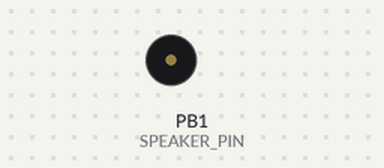
Bench run of a sketch on a simulated ATtiny85, built with avr-gcc and run on an emulated ATtiny85. Shown: buzzer (waves = sounding).

Above: at 1.4 s.
At 14.0 s:
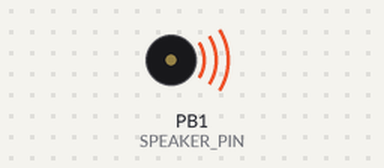
Timing chart, 0 to 21.0 s (numbered marks = the images above):
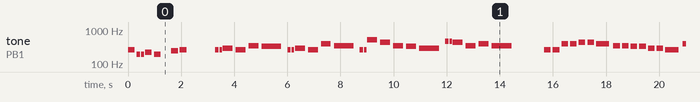

The sketch:

Snapduino_Tone.ino
```cpp
/*
  Snapduino Motion
  This experiment will demonstrate the how to detect motion
  using the Snapduino.

  Daniel Porrey
  https://www.hackster.io/snapcircuits

*/
#include "TinyTone.h"

// ***
// *** Incude the songs to play. Caution, adding too many may
// *** cause the ATtiny85 to run out of memory. Watch when it
// *** compiles - it has 500 bytes of program memory.
// ***
#include "Happy.h"      // HappyBirthday
#include "Shave.h"      // ShaveAndAHaircut
#include "Twinkle.h"    // TwinkleLittleStar
//#include "KnowIt.h"   // HappyAndYouKnowIt

#define SPEAKER_PIN 1

// ***
// *** Select the songs to play by adding them to this list.
// ***
SONG _songs[] = { ShaveAndAHaircut, HappyBirthday, TwinkleLittleStar };

void setup()
{
  // ***
  // ***
  // ***
  pinMode(SPEAKER_PIN, OUTPUT);
}

void loop()
{
  // ***
  // *** Play each of the selected songs one at a time.
  // ***
  for (int i = 0; i < sizeof(_songs) / sizeof(SONG); i++)
  {
    playMelody(_songs[i].notes, _songs[i].noteCount, _songs[i].tempo);
    delay(1000);
  }
}
```

Happy.h
```cpp
#ifndef HAPPY_H
#define HAPPY_H

#include "TinyTone.h"

// ***
// *** Happy Birthday
// ***
const NOTE _notes2[] =  { {C, 4, DOTEIGHTH}, {C, 4, SIXTEENTH}, {D, 4, QUARTER}, {C, 4, QUARTER}, {F, 4, QUARTER}, {E, 4, HALF},
                          {C, 4, DOTEIGHTH}, {C, 4, SIXTEENTH}, {D, 4, QUARTER}, {C, 4, QUARTER}, {G, 4, QUARTER}, {F, 4, HALF},
                          {C, 4, DOTEIGHTH}, {C, 4, SIXTEENTH}, {C, 5, QUARTER}, {A, 4, QUARTER}, {F, 4, QUARTER}, {E, 4, QUARTER}, {D, 4, DOTHALF},
                          {BF, 4, DOTEIGHTH}, {BF, 4, SIXTEENTH}, {A, 4, QUARTER}, {F, 4, QUARTER}, {G, 4, QUARTER}, {F, 4, DOTHALF} };

const SONG HappyBirthday = { _notes2, 25, 1500 };
#endif
```

Shave.h
```cpp
#ifndef SHAVE_H
#define SHAVE_H

#include "TinyTone.h"

// ***
// *** Shave and a Haircut
// ***
const NOTE _notes1[] =  { {C, 4, QUARTER}, {G, 3, EIGHTH}, {G, 3, EIGHTH}, {A, 3, QUARTER}, {G, 3, QUARTER}, {REST, 0, QUARTER}, {B, 3, QUARTER}, {C, 4, QUARTER} };

const SONG ShaveAndAHaircut = { _notes1, 8, 1000 };
#endif
```

TinyTone.h
```cpp
#ifndef TINY_TONE_H
#define TINY_TONE_H

const double TwelfthRootOfTwo = 1.0594630943592952645;
const double BaseFrequency = 16.35;

// *************************************************
// *** Public Constants
// *************************************************
#define WHOLE      1
#define HALF       2
#define DOTHALF    2
#define QUARTER    4
#define DOTQUARTER 6
#define EIGHTH     8
#define DOTEIGHTH 12
#define SIXTEENTH 16

#define REST 0
#define C    1
#define CS   2
#define D    3
#define DS   4
#define E    5
#define F    6
#define FS   7
#define G    8
#define GS   9
#define A   10
#define AS  11
#define BF  11
#define B   12

const char _names[] = { 'R', 'C', 'C', 'D', 'D', 'E', 'F', 'F', 'G', 'G', 'A', 'A', 'B' };

struct NOTE
{
  uint8_t scale;
  uint8_t octave;
  uint16_t duration;
};

struct SONG
{
  NOTE* notes;
  uint16_t noteCount;
  uint16_t tempo;
};

// ***
// *** Takes a note on the scale from 1 to 12 and the
// *** desired octave and calcuates the frequeny.
// ***
double noteFrequency(NOTE note)
{
  double returnValue = 0.0;

  // ***
  // *** Make sure the octave is 0 to 8 and scale is 1 to 12.
  // ***
  if ((note.octave >= 0 && note.octave < 9) && (note.scale > 0 && note.scale < 13))
  {
    returnValue = BaseFrequency;

    uint8_t multiplier = (12 * note.octave - 1) + note.scale;

    for (int i = 0; i < multiplier; i++)
    {
      returnValue *= TwelfthRootOfTwo;
    }
  }

  return returnValue;
}

String noteName(NOTE note)
{
  char buffer[5];

  if (note.scale == 0)
  {
    sprintf(buffer, "Rest", _names[note.scale], note.octave);
  }
  else if (note.scale == 2 || note.scale == 4 || note.scale == 7 || note.scale == 9 || note.scale == 11 )
  {
    sprintf(buffer, "%c#-%d", _names[note.scale], note.octave);
  }
  else
  {
    sprintf(buffer, "%c -%d", _names[note.scale], note.octave);
  }

  return String(buffer);
}

volatile uint32_t toggle_count;

void TinyTone(uint16_t frequency, uint32_t duration)
{
  // ***
  // *** Scan through prescalars to find the best fit.
  // ***
  uint32_t ocr = F_CPU / frequency / 2;
  uint8_t prescalarBits = 1;

  while (ocr > 255)
  {
    prescalarBits++;
    ocr /= 2;
  }

  // ***
  // *** CTC mode; toggle OC1A pin; set prescalar.
  // ***
  TCCR1 = 0x90 | prescalarBits;

  // ***
  // *** Calculate note duration in terms of toggle count
  // *** Duration will be tracked by timer1 ISR
  // ***
  toggle_count = frequency * duration / 500;
  OCR1C = ocr - 1; // Set the OCR
  bitWrite(TIMSK, OCIE1A, 1); // enable interrupt
}

// ***
// *** Timer1 Interrupt Service Routine. Keeps
// *** track of note duration via toggle counter.
// *** When correct time has elapsed, counter is
// *** disabled.
// ***
ISR(TIMER1_COMPA_vect)
{
  if (toggle_count != 0)
  {
    // ***
    // *** Done yet?, no, keep counting.
    // ***
    toggle_count--;
  }
  else
  {
    // ***
    // *** Yes, stop the counter
    // ***
    TCCR1 = 0x90;
  }
}

void playMelody(NOTE* melody, uint16_t noteCount, uint16_t tempo)
{
  for (int i = 0; i < noteCount; i++)
  {
    uint16_t frequency = (uint16_t)noteFrequency(melody[i]);
    uint16_t noteDuration = tempo / melody[i].duration;

    // ***
    // *** Watch for rests with a frequency of 0.
    // ***
    if (frequency != 0)
    {
      // ***
      // *** Play the note.
      // ***
      TinyTone(frequency, noteDuration);
    }

    // ***
    // *** Need to wait for the note finish playing.
    // ***
    int delayAfter = noteDuration * 1.3;
    delay(delayAfter);
  }
}
#endif
```

Twinkle.h
```cpp
#ifndef TWINKLE_H
#define TWINKLE_H

#include "TinyTone.h"

// ***
// *** Twinkle, Twinkle Little Star
// ***
const NOTE _notes3[] =  { {C, 4, QUARTER}, {C, 4, QUARTER}, {G, 4, QUARTER}, {G, 4, QUARTER}, {A, 4, QUARTER}, {A, 4, QUARTER}, {G, 4, HALF},
                          {F, 4, QUARTER}, {F, 4, QUARTER}, {E, 4, QUARTER}, {E, 4, QUARTER}, {D, 4, QUARTER}, {D, 4, QUARTER}, {C, 4, HALF},
                          {G, 4, QUARTER}, {G, 4, QUARTER}, {F, 4, QUARTER}, {F, 4, QUARTER}, {E, 4, QUARTER}, {E, 4, QUARTER}, {D, 4, HALF},
                          {G, 4, QUARTER}, {G, 4, QUARTER}, {F, 4, QUARTER}, {F, 4, QUARTER}, {E, 4, QUARTER}, {E, 4, QUARTER}, {D, 4, HALF},
                          {C, 4, QUARTER}, {C, 4, QUARTER}, {G, 4, QUARTER}, {G, 4, QUARTER}, {A, 4, QUARTER}, {A, 4, QUARTER}, {G, 4, HALF},
                          {F, 4, QUARTER}, {F, 4, QUARTER}, {E, 4, QUARTER}, {E, 4, QUARTER}, {D, 4, QUARTER}, {D, 4, QUARTER}, {C, 4, HALF} };

const SONG TwinkleLittleStar = { _notes3, 42, 1000 };
#endif
```

Measured:
- by itself, tone on PB1 (SPEAKER_PIN): plays 262 Hz for 0.25 s, 195 Hz for 0.13 s, 195 Hz for 0.13 s, 220 Hz for 0.25 s, 195 Hz for 0.25 s, 246 Hz for 0.25 s … (300 notes in this stretch)
